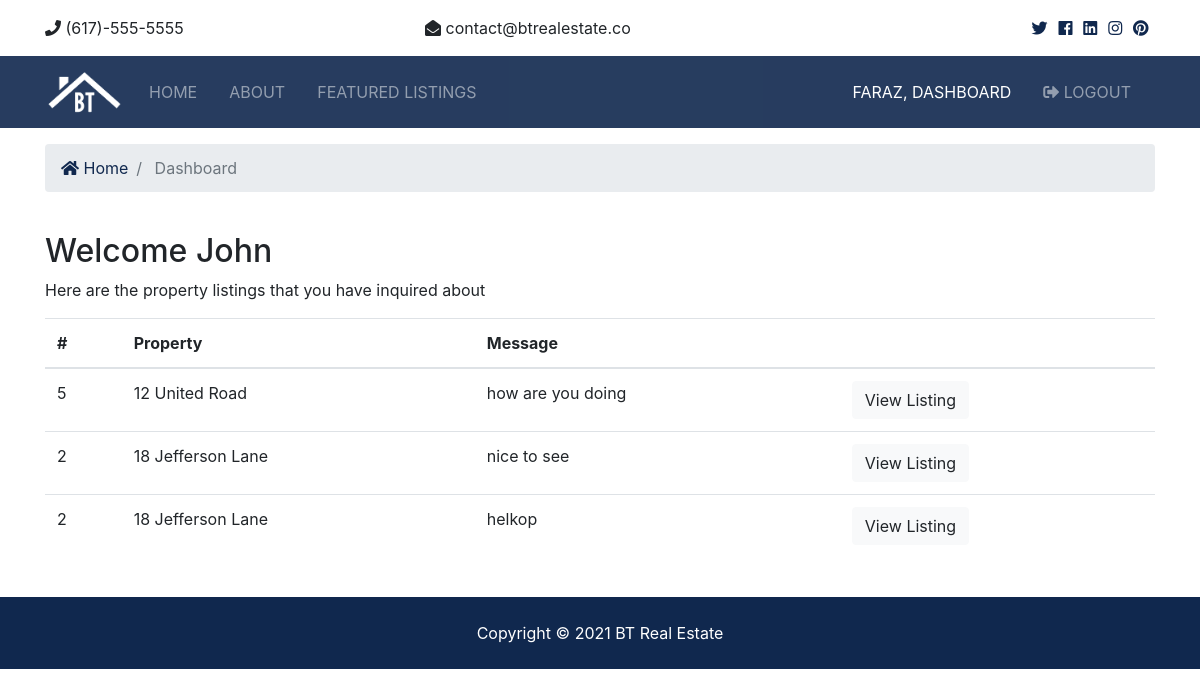
The page /accounts/dashboard/ (signed in) on the database its author committed.
### contacts/models.py (models this page shows, shortened)
class Contact(models.Model):
    listing = models.CharField(max_length=200)
    listing_id = models.IntegerField()
    username = models.CharField(max_length=200)
    email = models.CharField(max_length=200)
    phone = models.IntegerField()
    message = models.TextField()
    contact_date = models.DateTimeField(default=datetime.now, blank=True)
    user_id = models.IntegerField()
    realtor_email = models.CharField(max_length=200, blank=True)

### accounts/views.py (the view)
# urls.py: path('dashboard/', views.dashboard, name='dashboard'),
def dashboard(request):
    user_contact = Contact.objects.all().filter(user_id=request.user.id)
    context = {
        'contacts':user_contact,
    }
    return render(request, 'accounts/dashboard.html', context)

### templates/accounts/dashboard.html (shortened to what this page needs)
{% extends 'base.html' %}
{% block content %}
 <section id="bc" class="mt-3">
    <div class="container">
      <nav aria-label="breadcrumb">
        <ol class="breadcrumb">
          <li class="breadcrumb-item">
            <a href="index.html">
              <i class="fas fa-home"></i> Home</a>
          </li>
          <li class="breadcrumb-item active"> Dashboard</li>
        </ol>
      </nav>
    </div>
  </section>
  <section id="dashboard" class="py-4">
    <div class="container">
      <div class="row">
        <div class="col-md-12">
          <h2>Welcome John</h2>
          {% if contacts %}
          <p>Here are the property listings that you have inquired about</p>
          <table class="table">
            <thead>
              <tr>
                <th scope="col">#</th>
                <th scope="col">Property</th>
                <th scope="col">Message</th>
                <th></th>
              </tr>
            </thead>
            <tbody>
              {% for contact in contacts %}
              <tr>
                <td>{{ contact.listing_id }}</td>
                <td>{{ contact.listing }}</td>
                <td>{{ contact.message }}</td>
                <td>
                  <a class="btn btn-light" href="{% url 'listing' contact.listing_id %}">View Listing</a>
                </td>
              </tr>
              {% endfor %}
            </tbody>
          </table>
          {% else %}
          <h2>You have made no inquiry.</h2>
          {% endif %}
        </div>
      </div>
    </div>
  </section>
  {% endblock content %}

### templates/partials/_navbar.html (shortened to what this page needs)
{% load static %}
<nav class="navbar navbar-expand-lg navbar-dark bg-primary sticky-top">
    <div class="container">
        <a class="navbar-brand" href="{% url 'index' %}">
            <img src="{% static 'img/logo.png' %}" class="logo" alt="">
        </a>
        <div class="collapse navbar-collapse" id="navbarNavAltMarkup">
            <ul class="navbar-nav">
                <li {% if '/' == request.path %} class="nav-item active mr-3" {% else %} class="nav-item mr-3" {% endif %}>
                    <a class="nav-link" href="{% url 'index' %}">Home</a>
                </li>
                <li {% if 'about' in request.path %} class="nav-item active mr-3" {% else %} class="nav-item mr-3" {% endif %}>
                    <a class="nav-link" href="{% url 'about' %}">About</a>
                </li>
                <li {% if 'listing' in request.path %} class="nav-item active mr-3" {% else %} class="nav-item mr-3" {% endif %}>
                    <a class="nav-link" href="{% url 'listings' %}">Featured Listings</a>
                </li>
            </ul>
            {% if user.is_authenticated %}
            <ul class="navbar-nav ml-auto">
                <li {% if 'dashboard' in request.path %} class="nav-item active mr-3" {% else %} class="nav-item mr-3"
                    {% endif %}>
                    <a class="nav-link" href="{% url 'dashboard' %}">
                        {{ user.username }}, Dashboard</a>
                </li>
                <li class="nav-item mr-3">
                    <a class="nav-link" href="javascript:{document.getElementById('logout').submit()}">
                        <i class="fas fa-sign-out-alt"></i>
                        logout</a>
                </li>
            </ul>
            {% endif %}
        </div>
    </div>
</nav>

### btre/static/css/all.css (style rules this page uses)
.fa, .fas, .far, .fal, .fab { -moz-osx-font-smoothing: grayscale; -webkit-font-smoothing: antialiased; display: inline-block; font-style: normal; font-variant: normal; text-rendering: auto; line-height: 1; }
.fa-home:before { content: "\f015"; }
.fa-sign-out-alt:before { content: "\f2f5"; }
.fa, .fas { font-family: 'Font Awesome 5 Free'; font-weight: 900; }

### btre/static/css/style.css (style rules this page uses)
img { width: 100%; }
.logo { width: 80px; }
.navbar { opacity: 0.9; text-transform: uppercase; }

### rows shown on the page
Contact: listing_id "5", listing "12 United Road", message "how are you doing"
Contact: listing_id "2", listing "18 Jefferson Lane", message "nice to see"
Contact: listing_id "2", listing "18 Jefferson Lane", message "helkop"

### other values the page prints
{{ user.username }} "FARAZ"
